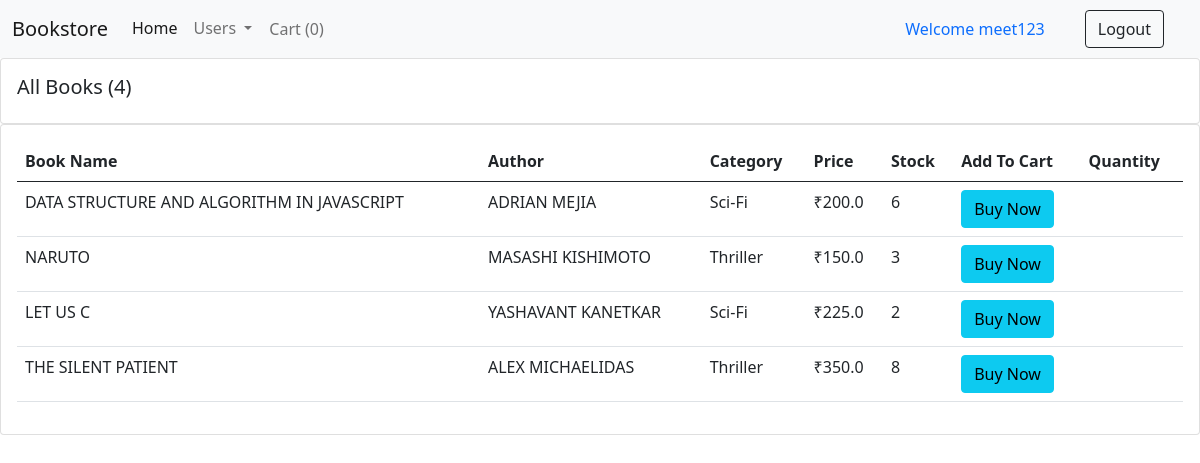
The page /for_users/ (signed in) on the database its author committed.
### books/models.py (models this page shows, shortened)
class Book(models.Model):
    CATEGORY = (
    ('Mystery', 'Mystery'),
    ('Thriller', 'Thriller'),
    ('Sci-Fi', 'Sci-Fi'),
    ('Humor', 'Humor'),
    ('Horror', 'Horror'),
    )
    book_name = models.CharField(max_length=100)
    author = models.CharField(max_length=100, default="")
    category = models.CharField(max_length=100, choices=CATEGORY)
    price = models.FloatField()
    stock = models.IntegerField(default=2)

### books/views.py (the view)
# urls.py: path("for_users/", views.Users, name="Users"),
def Users(request):
    if request.user.is_authenticated:
        books = Book.objects.all()
        total_books = books.count()
        return render(request, "for_user.html", {'books':books, 'total_books':total_books})
    else:
        return redirect('/user_login')

### books/templates/for_user.html (shortened to what this page needs)
{% extends 'user_navbar.html' %}
{% block cart-item %}
<li class="nav-item">
  <a class="nav-link btn btn-light" href="/checkout/" aria-current="page" >Cart
    (<span id="cart">0</span>)</a>
</li>
{% endblock %}
{% block body %}
<div class="row">
  <div class="col-md">
    <div class="card card-body">
      <h5>All Books ({{total_books}})</h5>
    </div>
    <div class="card card-body">
      <table class="table">
        <thead>
          <tr>
            <th>Book Name</th>
            <th>Author</th>
            <th>Category</th>
            <th>Price</th>
            <th>Stock</th>
            <th>Add To Cart</th>
            <th>Quantity</th>
          </tr>
        </thead>
        {% for book in books %}
        <tr>
          <td id="namepr{{book.id}}">{{book.book_name}}</td>
          <td id="authorpr{{book.id}}">{{book.author}}</td>
          <td id="categorypr{{book.id}}">{{book.category}}</td>
          <td> ₹<span id="pricepr{{book.id}}">{{book.price}}</span></td>
          <td id="stock{{book.id}}">{{book.stock}}</td>
          <td><button id="pr{{book.id}}" class="btn btn-info cart">Buy Now</button></td>
          <td class="quantity" id="divpr{{book.id}}"></td>
        </tr>
        {% endfor %}
      </table>
    </div>
  </div>
</div>
{% endblock %}

### books/templates/user_navbar.html (shortened to what this page needs)
<!doctype html>
<html lang="en">
  <head>
    <link href="https://cdn.jsdelivr.net/npm/bootstrap@5.0.2/dist/css/bootstrap.min.css" rel="stylesheet">
  </head>
  <body>
    <nav class="navbar navbar-expand-lg navbar-light bg-light">
        <div class="container-fluid">
          <a class="navbar-brand" href="/">Bookstore</a>
          <div class="collapse navbar-collapse" id="navbarSupportedContent">
            <ul class="navbar-nav me-auto mb-2 mb-lg-0">
              <li class="nav-item">
                <a class="nav-link active" aria-current="page" href="/">Home</a>
              </li>
              <li class="nav-item dropdown">
                <a class="nav-link dropdown-toggle" href="#" id="navbarDropdown" role="button" data-bs-toggle="dropdown" aria-expanded="false">
                  Users
                </a>
              </li>
          {% block cart-item %} {% endblock %}
            </ul>
            {% if user.is_authenticated %}
              <a class="nav-link" href="#">Welcome {{request.user}}</a>
              <a href="/logout/" class="btn btn-outline-dark mx-4" type="submit">Logout</a>
            {% endif %}
          </div>
        </div>
      </nav>
      {% block body %}{% endblock %}
  </body>
</html>

### rows shown on the page
Book: book_name "DATA STRUCTURE AND ALGORITHM IN JAVASCRIPT", author "ADRIAN MEJIA", category "Sci-Fi", price "200.0", stock "6"
Book: book_name "NARUTO", author "MASASHI KISHIMOTO", category "Thriller", price "150.0", stock "3"
Book: book_name "LET US C", author "YASHAVANT KANETKAR", category "Sci-Fi", price "225.0", stock "2"
Book: book_name "THE SILENT PATIENT", author "ALEX MICHAELIDAS", category "Thriller", price "350.0", stock "8"

### other values the page prints
{{ request.user }} "meet123"
{{ total_books }} "4"
